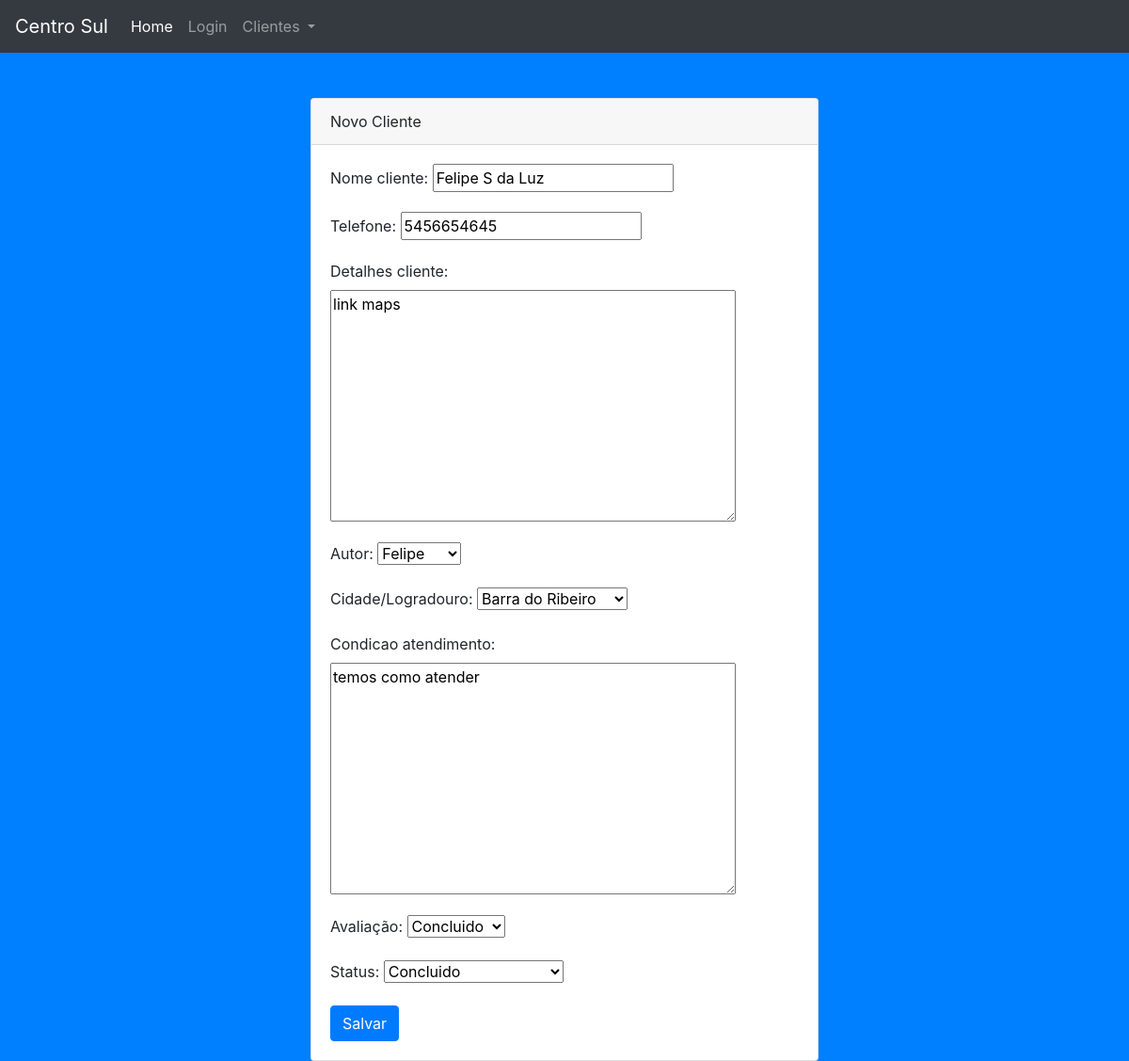
/cliente/edit/1/, run on the app's committed database.
### centro_sul_clientes_cadastro/models.py (models this page shows, shortened)
class Cliente(models.Model):
    nome_cliente = models.CharField(max_length=60)
    detalhes_cliente = models.TextField(max_length=400)
    autor = models.ForeignKey(settings.AUTH_USER_MODEL, on_delete=models.CASCADE)
    telefone = models.IntegerField(default=0)
    data_criacao = models.DateTimeField(default=timezone.now)
    data_edit = models.DateTimeField(default=timezone.now)
    STATUS_TYPE_CHOICES = (('Aguardando avaliação','Aguardando avaliação'),('Concluido','Concluido'))
    status = models.CharField('Status', max_length=255,choices=STATUS_TYPE_CHOICES)
    STATUS_CHOICES_AVALIACAO = (('Em analise','Em analise'),('Concluido','Concluido'),('Sem sinal','Sem sinal'), ('N/D','N/D'))
    avaliacao_localizacao = models.CharField('Avaliação', max_length=255,choices=STATUS_CHOICES_AVALIACAO, default='N/D')
    STATUS_CHOICES_LOGRADOURO = (('Barra do Ribeiro','Barra do Ribeiro'),('Mariana Pimentel','Mariana Pimentel'),('Petim','Petim'), ('Passo da Estancia','Passo da Estancia'),('Douradilho','Douradilho'),('California City','California City'), ('N/D','N/D'))
    regiao_cliente = models.CharField('Cidade/Logradouro', max_length=255,choices=STATUS_CHOICES_LOGRADOURO, default='N/D')
    condicao_atendimento = models.TextField(max_length=400)

### centro_sul_clientes_cadastro/views.py (the view)
# urls.py: path('cliente/edit/<int:pk>/', views.editar_cliente, name="edit_cliente"),
def editar_cliente(request, pk):
    cliente = get_object_or_404(Cliente, pk=pk)
    if request.method == "POST":
        form = PostFormEdit(request.POST, instance=cliente)
        if form.is_valid():
            cliente = form.save(commit=False)
            cliente.save()
            return redirect('home')
    else:
        form = PostFormEdit(instance=cliente)
    return render(request, 'edit_cliente.html', {'form':form})

### centro_sul_clientes_cadastro/forms.py
class PostFormEdit(forms.ModelForm):
    class Meta:
        model = Cliente
        fields = ('nome_cliente', 'telefone', 'detalhes_cliente', 'autor', 'regiao_cliente','condicao_atendimento', 'avaliacao_localizacao', 'status')

### centro_sul_clientes_cadastro/templates/edit_cliente.html
{% extends 'base.html' %}
{% block content %}
<div class="container shadow">
  	<div class="row">
  		<div class="col-3"></div>
  		<div class="col-12 col-md-6 mt-5">
			<div class="card">
				<div class="card-header">
			    	Novo Cliente
				</div>
				<div class="card-body">
					<form method="POST" class="post-form">{% csrf_token %}
						{{ form.as_p }}
						<button type="submit" class="btn btn-primary">Salvar</button>
					</form>
			  	</div>
			</div>
		</div>
		<div class="col-3"></div>
	</div>
</div>
{% endblock %}

### data on the page
Cliente: nome_cliente "Felipe S da Luz", telefone "5456654645", detalhes_cliente "link maps", autor "Felipe", regiao_cliente "Barra do Ribeiro", condicao_atendimento "temos como atender", avaliacao_localizacao "Concluido", status "Concluido"
